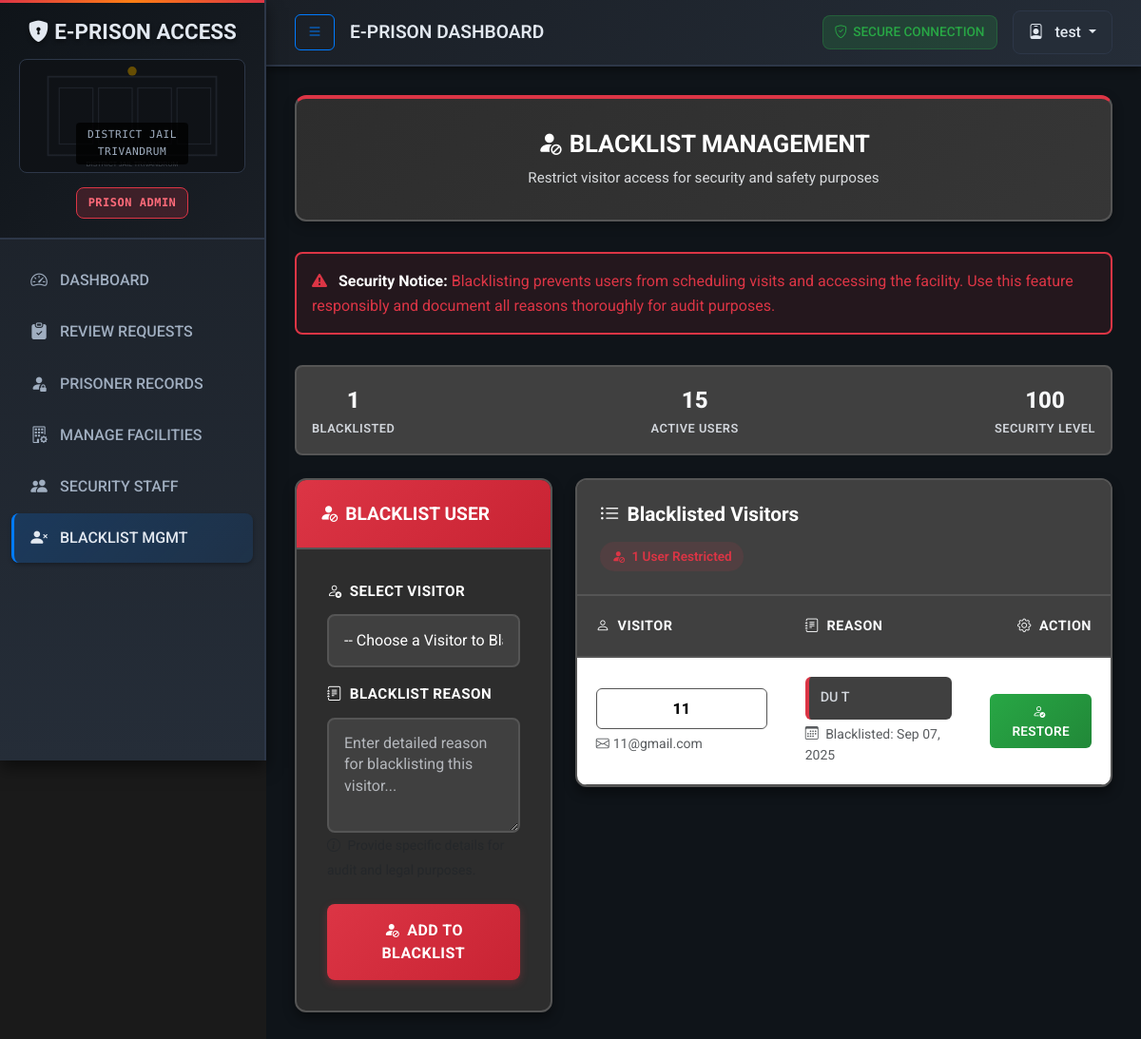
/accounts/blacklist/ (signed in), run on the app's committed database.
### accounts/models.py (models this page shows, shortened)
class User(AbstractUser):
    ROLE_CHOICES = [
        ("family", "Family Visitor"),
        ("visitor", "Other Visitor"),
        ("security", "Gate Security"),
        ("admin", "Prison Admin"),
    ]
    role = models.CharField(max_length=20, choices=ROLE_CHOICES, default="visitor")
    profile_photo = models.ImageField(upload_to="profile_photos/", blank=True, null=True)
    is_family_member = models.BooleanField(default=False)
    jail = models.ForeignKey(Jail, on_delete=models.SET_NULL, null=True, blank=True)
    full_name = models.CharField(max_length=100, blank=True, null=True)
    address = models.TextField(blank=True, null=True)
    id_proof = models.ImageField(upload_to="id_proofs/", blank=True, null=True)  # Keep for backward compatibility
    aadhar_number = models.CharField(
        max_length=12,
        unique=True,
        blank=True,
        null=True,
        help_text="12-digit Aadhar number (only accepted ID proof)",
        verbose_name="Aadhar Card Number"
    )
    phone_number = models.CharField(
        max_length=15,
        blank=True,
        null=True,
        help_text="10-digit Indian mobile number"
    )

class Blacklist(models.Model):
    user = models.OneToOneField(User, on_delete=models.CASCADE, related_name='blacklist')
    reason = models.TextField()
    blacklisted_by = models.ForeignKey(User, on_delete=models.SET_NULL, null=True, related_name='created_blacklists')
    created_at = models.DateTimeField(auto_now_add=True)

### accounts/decorators.py (the view)
    def wrap(request, *args, **kwargs):
        if request.user.is_authenticated and request.user.role == 'admin':
            return function(request, *args, **kwargs)
        else:
            messages.error(request, "You do not have permission to access this page.")
            return redirect('staff_login')

### accounts/views.py (called while the page is built)
@login_required
@admin_required
def blacklist_list(request):
    blacklisted_users = Blacklist.objects.all()
    non_blacklisted_users = User.objects.filter(
        role__in=['visitor', 'family'],
        blacklist__isnull=True
    )
    active_alert = EmergencyAlert.objects.filter(is_active=True).first()
    context = {
        'blacklisted_users': blacklisted_users,
        'non_blacklisted_users': non_blacklisted_users,
        'active_alert': active_alert,
    }
    return render(request, 'accounts/blacklist_management.html', context)

### accounts/templates/accounts/blacklist_management.html (shortened to what this page needs)
{% extends "base.html" %}
{% block content %}
<div class="page-header">
    <div class="text-center">
        <h2><i class="bi bi-person-fill-slash me-2"></i>BLACKLIST MANAGEMENT</h2>
        <p class="page-subtitle">Restrict visitor access for security and safety purposes</p>
    </div>
</div>
<div class="security-warning">
    <i class="bi bi-exclamation-triangle-fill me-2"></i>
    <strong>Security Notice:</strong> Blacklisting prevents users from scheduling visits and accessing the facility. Use this feature responsibly and document all reasons thoroughly for audit purposes.
</div>
<div class="stats-bar">
    <div class="stat-item">
        <span class="stat-number">{{ blacklisted_users|length }}</span>
        <div class="stat-label">Blacklisted</div>
    </div>
    <div class="stat-item">
        <span class="stat-number">{{ non_blacklisted_users|length }}</span>
        <div class="stat-label">Active Users</div>
    </div>
    <div class="stat-item">
        <span class="stat-number">100%</span>
        <div class="stat-label">Security Level</div>
    </div>
</div>
<div class="row g-4">
    <div class="col-md-4">
        <div class="card blacklist-form-card fade-in">
            <div class="card-header">
                <h4><i class="bi bi-person-fill-slash me-2"></i>BLACKLIST USER</h4>
            </div>
            <div class="card-body">
                <form method="post" action="{% url 'add_to_blacklist' %}" novalidate>
                    <div class="mb-3">
                        <label for="user_id" class="form-label">
                            <i class="bi bi-person-x me-2"></i>Select Visitor
                        </label>
                        <select name="user_id" id="user_id" class="form-select" required>
                            <option value="">-- Choose a Visitor to Blacklist --</option>
                        </select>
                    </div>
                    <div class="mb-4">
                        <label for="reason" class="form-label">
                            <i class="bi bi-journal-text me-2"></i>Blacklist Reason
                        </label>
                        <textarea name="reason"
                                  id="reason"
                                  class="form-control"
                                  rows="4"
                                  placeholder="Enter detailed reason for blacklisting this visitor..."
                                  required></textarea>
                        <small class="form-text text-muted">
                            <i class="bi bi-info-circle me-1"></i>
                        </small>
                    </div>
                    <button type="submit" class="btn btn-blacklist w-100" id="blacklistBtn">
                        <i class="bi bi-person-fill-slash me-2"></i>Add to Blacklist
                    </button>
                </form>
            </div>
        </div>
    </div>
    <div class="col-md-8">
        <div class="card blacklist-list-card fade-in">
            <div class="blacklist-list-header">
                <h4><i class="bi bi-list-ul me-2"></i>Blacklisted Visitors</h4>
                <div class="blacklist-count">
                    <i class="bi bi-person-fill-slash me-1"></i>
                    {{ blacklisted_users|length }} User{{ blacklisted_users|length|pluralize }} Restricted
                </div>
            </div>
            <div class="card-body">
                {% if blacklisted_users %}
                <div class="table-responsive">
                    <table class="table table-hover align-middle">
                        <thead>
                            <tr>
                                <th><i class="bi bi-person me-2"></i>Visitor</th>
                                <th><i class="bi bi-journal-text me-2"></i>Reason</th>
                                <th class="text-end"><i class="bi bi-gear me-2"></i>Action</th>
                            </tr>
                        </thead>
                        <tbody>
                            {% for entry in blacklisted_users %}
                            <tr data-blacklist-id="{{ entry.pk }}">
                                <td>
                                    <div class="blacklisted-user-name" style="color: #000000 !important; background: #ffffff !important;">
                                        {{ entry.user.full_name|default:entry.user.username }}
                                    </div>
                                    {% if entry.user.email %}
                                        <small class="d-block mt-1 text-muted">
                                            <i class="bi bi-envelope me-1"></i>{{ entry.user.email }}
                                        </small>
                                    {% endif %}
                                </td>
                                <td>
                                    <div class="blacklist-reason">
                                        {{ entry.reason|truncatewords:15 }}
                                    </div>
                                    {% if entry.created_at %}
                                        <small class="text-muted d-block mt-1">
                                            <i class="bi bi-calendar3 me-1"></i>
                                            Blacklisted: {{ entry.created_at|date:"M d, Y" }}
                                        </small>
                                    {% endif %}
                                </td>
                                <td class="text-end">
                                    <a href="{% url 'remove_from_blacklist' entry.pk %}"
                                       class="btn btn-remove"
                                       onclick="return confirm('Are you sure you want to remove {{ entry.user.full_name|default:entry.user.username }} from the blacklist? They will regain access to schedule visits.')">
                                        <i class="bi bi-person-check me-1"></i>Restore
                                    </a>
                                </td>
                            </tr>
                            {% endfor %}
                        </tbody>
                    </table>
                </div>
                {% endif %}
            </div>
        </div>
    </div>
</div>
{% endblock %}

### accounts/templates/base.html (shortened to what this page needs)
<!DOCTYPE html>
<html lang="en">
<head>
    <link href="https://cdn.jsdelivr.net/npm/bootstrap@5.3.3/dist/css/bootstrap.min.css" rel="stylesheet">
    <link rel="stylesheet" href="https://cdn.jsdelivr.net/npm/bootstrap-icons@1.11.3/font/bootstrap-icons.min.css">
</head>
<body {% if active_alert %}class="emergency-alert-active"{% endif %}>
    <div class="wrapper">
        {% if user.is_authenticated %}
        <nav id="sidebar">
            <div class="sidebar-header">
                <h3><i class="bi bi-shield-lock-fill"></i> E-PRISON ACCESS</h3>
                <div class="prison-image"></div>
                <span class="facility-badge">{{ user.get_role_display }}</span>
            </div>
            <div class="sidebar-nav">
                <div class="nav-item">
                    <a href="{% url 'dashboard' %}" class="nav-link active">
                        <i class="bi bi-speedometer2"></i>
                        DASHBOARD
                    </a>
                </div>
                {% if user.role == 'admin' %}
                    <div class="nav-item">
                        <a href="{% url 'review_visits' %}" class="nav-link">
                            <i class="bi bi-clipboard-check-fill"></i>
                            REVIEW REQUESTS
                        </a>
                    </div>
                    <div class="nav-item">
                        <a href="{% url 'prisoner_list' %}" class="nav-link">
                            <i class="bi bi-person-fill-lock"></i>
                            PRISONER RECORDS
                        </a>
                    </div>
                    <div class="nav-item">
                        <a href="{% url 'jail_list' %}" class="nav-link">
                            <i class="bi bi-building-gear"></i>
                            MANAGE FACILITIES
                        </a>
                    </div>
                    <div class="nav-item">
                        <a href="{% url 'manage_security_staff' %}" class="nav-link">
                            <i class="bi bi-people-fill"></i>
                            SECURITY STAFF
                        </a>
                    </div>
                    <div class="nav-item">
                        <a href="{% url 'blacklist_list' %}" class="nav-link">
                            <i class="bi bi-person-x-fill"></i>
                            BLACKLIST MGMT
                        </a>
                    </div>
                {% endif %}
            </div>
        </nav>
        {% endif %}
        <div id="content">
            <nav class="top-navbar">
                <div class="d-flex justify-content-between align-items-center w-100">
                    <div class="d-flex align-items-center">
                        <button type="button" id="sidebarCollapse" class="btn btn-outline-primary d-none d-md-block me-3">
                            <i class="bi bi-list"></i>
                        </button>
                        <span class="navbar-brand mb-0">{% block page_title %}E-PRISON DASHBOARD{% endblock %}</span>
                    </div>
                    <div class="d-flex align-items-center gap-3">
                        <div class="security-indicator">
                            <i class="bi bi-shield-check"></i>
                            SECURE CONNECTION
                        </div>
                        {% if user.is_authenticated %}
                            <div class="user-dropdown">
                                <button class="btn dropdown-toggle" type="button" id="userDropdown" data-bs-toggle="dropdown" aria-expanded="false">
                                    <i class="bi bi-person-badge me-2"></i>
                                    {{ user.full_name|default:user.username }}
                                </button>
                            </div>
                        {% else %}
                            <div class="d-flex gap-2">
                                <a class="btn btn-outline-primary" href="{% url 'visitor_login' %}">VISITOR ACCESS</a>
                                <a class="btn btn-primary" href="{% url 'staff_login' %}">STAFF ACCESS</a>
                            </div>
                        {% endif %}
                    </div>
                </div>
            </nav>
            <div class="content-area">
                {% block content %}{% endblock %}
            </div>
        </div>
    </div>
</body>
</html>

### data on the page
User: role "PRISON ADMIN", full_name "test"
Blacklist: user.full_name "11", user.email "11@gmail.com", reason "DU T", created_at "Sep 07, 2025"

### other printed values
{{ blacklisted_users|length }} "1"
{{ non_blacklisted_users|length }} "15"
